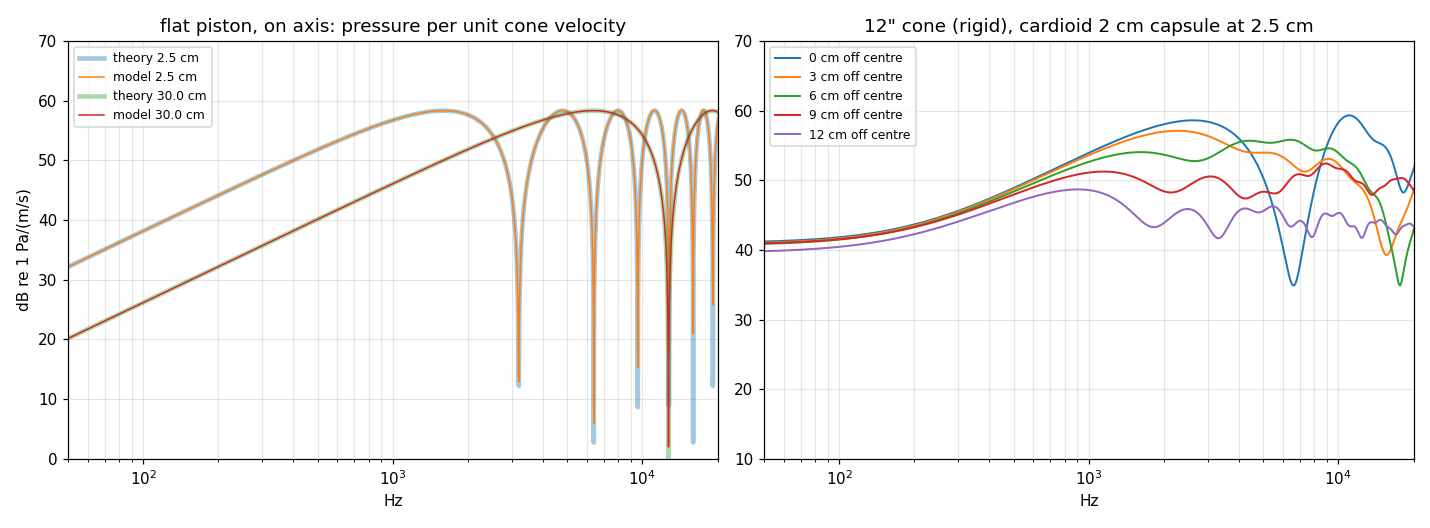

This chart was generated by the following Python code:
#!/usr/bin/env python3
"""Cone-to-mic radiation (core/acoustic/Radiation.h via build/radiation_check)
against analytic results for a rigid piston in an infinite baffle:

  1. on-axis pressure, any distance (exact Rayleigh result):
       |p/u| = 2 rho c |sin(k/2 (sqrt(r^2 + a^2) - r))|
  2. far-field directivity: 2 J1(ka sin t) / (ka sin t)
  3. proximity effect of a pressure-gradient (figure-8) mic near a small source:
       |gradient / pressure| = |1 + 1/(jkr)|
  4. capsule size: a small capsule converges to the point mic

then renders what the model says about a real 12" cone (recessed, with a dust
cap) and a 2 cm cardioid capsule at 2.5 cm, moved from the dust cap to the
edge -- rigid piston only, so this is the geometry's share of the mic-position
effect before breakup is modelled.

  python3 radiation.py [--plot out.png]
"""
import argparse, os, subprocess
import numpy as np
from scipy.special import j1

HERE = os.path.dirname(os.path.abspath(__file__))
TOOL = os.path.join(HERE, "..", "..", "build", "radiation_check")
RHO, C0 = 1.204, 343.0
FLAT = ["--depth", "0", "--caph", "0"]


def spectrum(*args, fs=48000, n=4096):
    r = subprocess.run([TOOL, "spectrum", "--fs", str(fs), "--n", str(n), *map(str, args)],
                       capture_output=True, text=True, check=True)
    d = np.array([[float(x) for x in ln.split()] for ln in r.stdout.strip().splitlines()])
    return d[:, 0], d[:, 1] + 1j * d[:, 2]


def db(x):
    return 20 * np.log10(np.maximum(np.abs(x), 1e-12))


def main():
    ap = argparse.ArgumentParser()
    ap.add_argument("--plot")
    a = ap.parse_args()
    rad = 0.13

    print("1. on-axis, flat piston a = 13 cm, omni point mic (dB error where |p| is within 20 dB of its peak)")
    for r in [0.025, 0.1, 0.3, 1.0]:
        f, h = spectrum(*FLAT, "--capsule", 0, "--pattern", 1, "--distance", r)
        k = 2 * np.pi * f / C0
        ref = 2 * RHO * C0 * np.abs(np.sin(k / 2 * (np.sqrt(r * r + rad * rad) - r)))
        band = (f > 50) & (f < 16000) & (db(ref) > db(ref).max() - 20)
        err = np.abs(db(h) - db(ref))[band]
        print(f"   r = {r*100:5.1f} cm: max {err.max():.3f} dB, median {np.median(err):.4f} dB")

    print("\n2. far-field directivity at 4 m, |H(t)|/|H(0)| vs 2 J1(x)/x")
    f0, h0 = spectrum(*FLAT, "--capsule", 0, "--pattern", 1, "--distance", 4.0, n=8192)
    rows = []
    for deg in [15, 30, 45, 60, 75]:
        t = np.radians(deg)
        f, h = spectrum(*FLAT, "--capsule", 0, "--pattern", 1, "--distance", 4 * np.cos(t),
                        "--offset", 4 * np.sin(t), "--angle", deg, n=8192)
        for fq in [500, 1000, 2000, 4000]:
            i = np.argmin(np.abs(f - fq))
            x = 2 * np.pi * f[i] / C0 * rad * np.sin(t)
            ref = abs(2 * j1(x) / x)
            rows.append((deg, fq, db(h[i] / h0[i]), db(ref)))
    err = np.array([abs(r[2] - r[3]) for r in rows if r[3] > -25])
    print(f"   {len(rows)} angle/frequency points: max {err.max():.3f} dB (where the lobe is above -25 dB)")
    for deg, fq, m, r in [x for x in rows if x[0] in (30, 60)]:
        print(f"   {deg:2d} deg @ {fq} Hz: model {m:6.2f} dB, theory {r:6.2f} dB")

    print("\n3. proximity: figure-8 / omni for a 1 cm piston on axis, vs |1 + 1/(jkr)|")
    print("   (the formula is for a point source: at 2 cm the 1 cm piston is not one)")
    for r in [0.02, 0.05, 0.2]:
        f, hp = spectrum(*FLAT, "--radius", 0.01, "--dustcap", 0.002, "--capsule", 0, "--pattern", 1, "--distance", r)
        f, hg = spectrum(*FLAT, "--radius", 0.01, "--dustcap", 0.002, "--capsule", 0, "--pattern", 0, "--distance", r)
        band = (f > 20) & (f < 5000)
        f, hg, hp = f[1:], hg[1:], hp[1:]
        band = band[1:]
        k = 2 * np.pi * f / C0
        ref = np.abs(1 + 1 / (1j * k * r))
        err = np.abs(db(hg / hp) - db(ref))[band]
        i100 = np.argmin(np.abs(f - 100))
        print(f"   r = {r*100:4.0f} cm: max {err.max():.3f} dB;  bass boost at 100 Hz {db(hg[i100]/hp[i100]):.1f} dB (theory {db(ref[i100]):.1f})")

    print("\n4. capsule size -> point mic (12\" cone, 2.5 cm, 5 cm off axis)")
    f, hpt = spectrum("--capsule", 0, "--offset", 0.05)
    for cap in [0.002, 0.01, 0.025, 0.04]:
        f, hc = spectrum("--capsule", cap, "--offset", 0.05)
        i8k = np.argmin(np.abs(f - 8000))
        band = (f > 50) & (f < 12000)
        print(f"   capsule {cap*1000:4.0f} mm: vs point {np.max(np.abs(db(hc) - db(hpt))[band]):5.2f} dB max below 12 kHz, "
              f"{db(hc[i8k]) - db(hpt[i8k]):+6.2f} dB at 8 kHz")

    if a.plot:
        import matplotlib
        matplotlib.use("Agg")
        import matplotlib.pyplot as plt
        fig, ax = plt.subplots(1, 2, figsize=(13, 4.8))
        for r in [0.025, 0.3]:
            f, h = spectrum(*FLAT, "--capsule", 0, "--pattern", 1, "--distance", r)
            k = 2 * np.pi * f / C0
            ref = 2 * RHO * C0 * np.abs(np.sin(k / 2 * (np.sqrt(r * r + rad * rad) - r)))
            ax[0].semilogx(f[1:], db(ref[1:]), lw=3, alpha=0.4, label=f"theory {r*100:.1f} cm")
            ax[0].semilogx(f[1:], db(h[1:]), lw=1, label=f"model {r*100:.1f} cm")
        ax[0].set_xlim(50, 20000); ax[0].set_ylim(0, 70)
        ax[0].set_title("flat piston, on axis: pressure per unit cone velocity")
        ax[0].set_ylabel("dB re 1 Pa/(m/s)")
        for off in [0.0, 0.03, 0.06, 0.09, 0.12]:
            f, h = spectrum("--offset", off, "--distance", 0.025, "--capsule", 0.02, "--pattern", 0.5)
            ax[1].semilogx(f[1:], db(h[1:]), lw=1.3, label=f"{off*100:.0f} cm off centre")
        ax[1].set_xlim(50, 20000); ax[1].set_ylim(10, 70)
        ax[1].set_title('12" cone (rigid), cardioid 2 cm capsule at 2.5 cm')
        for x in ax:
            x.grid(alpha=0.3, which="both"); x.legend(fontsize=8); x.set_xlabel("Hz")
        fig.tight_layout()
        fig.savefig(a.plot, dpi=110)


if __name__ == "__main__":
    main()
